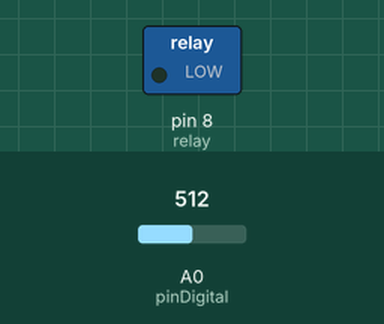
A sketch run on a simulated Arduino Uno, built with avr-gcc and run on an emulated ATmega328P. Parts: switched loads named in the sketch (green lamp = pin HIGH). The test bench sets the inputs (shaded band); at power-on: A0 (pinDigital) = 512. What the sketch prints to the serial monitor is not drawn.

Above: at 1.3 s.
1.4 s: A0 (pinDigital) set to 810
3.5 s: A0 (pinDigital) set to 844
At 3.9 s:
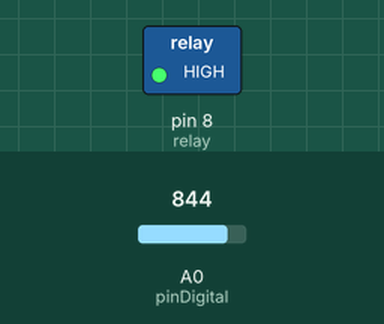
5.0 s: A0 (pinDigital) set to 774
6.5 s: A0 (pinDigital) set to 754
At 7.5 s:
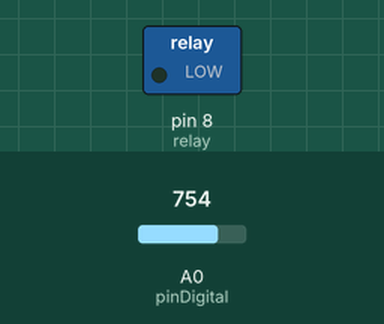
8.0 s: A0 (pinDigital) set to 837
At 8.7 s:
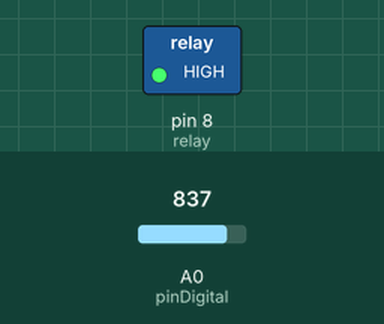
Timing chart, 0 to 10.5 s (numbered marks = the images above; inputs shaded):
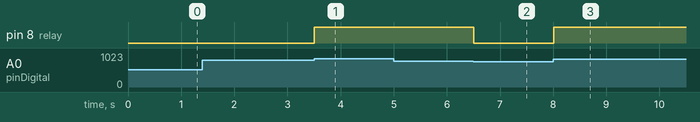

Measured:
- the behaviour switches between 827 and 828 on A0 (pinDigital) (found by bisection; images 0 and 1)
- the behaviour switches between 762 and 761 on A0 (pinDigital) (found by bisection; images 1 and 2)
- after the input at 1.4 s, every drawn part: stays the same
- after the input at 3.5 s, pin 8 (relay): LOW → HIGH at once
- after the input at 5.0 s, every drawn part: stays the same
- after the input at 6.5 s, pin 8 (relay): HIGH → LOW at once
- after the input at 8.0 s, pin 8 (relay): LOW → HIGH at once

The sketch:

AS_12.ino
```cpp
//Penyiram tanaman otomatis

const int pinDigital = A0; //inisialisasi pin sensor
const int relay = 8;       //inisialisasi pin relay

void setup() {
Serial.begin (9600);          //memanggil serial monitor
pinMode(pinDigital, INPUT);   //menetapkan pin A0 sebagai input
pinMode(relay, OUTPUT);       //menetapkan pin 6 sebagai output

}

void loop() {
int dataAnalog = analogRead (pinDigital);  //membaca nilai dari pin sensor
//print hasil ke serial monitor
Serial.print ("A0 : ");
Serial.print (dataAnalog);

//jika nilai A0 kurang dari 500, print kata serta nyalakan led hijau dan matikan led kuning, merah dan juga relay
if (dataAnalog < 350) {
  Serial.println(". Media Masih Basah");
  digitalWrite (relay, LOW);
  }

 //tetapi, jika nilai A0 kurang dari 900, print kata serta nyalakan led kuning dan relay kemudian matikan led hijau dan juga merah
 else if (dataAnalog  <762 ) {
  Serial.println(". Kelembaban Tanah Masih Cukup");
  digitalWrite (relay, LOW);
  }

 //selain dari itu, hanya nyalakan led merah dan juga relay
 else if (dataAnalog > 827)
 { Serial.println ("Kekurangan Air");
  digitalWrite (relay, HIGH);
  }

 delay (500);
}
```
